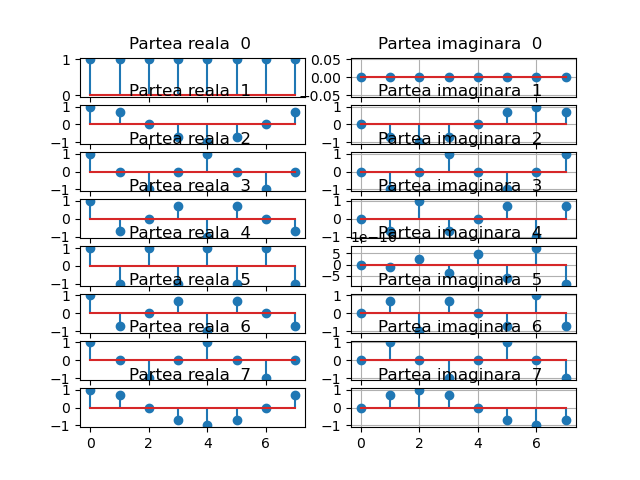

Generate this figure with Python:

import numpy as np
import matplotlib.pyplot as plt

N = 8
f = np.zeros((N, N ), dtype=complex)
t = np.linspace(0, 1, 100)
x = np.sin(2*np.pi*100*t)

for k in range(N):
    for n in range(N):
        f[k, n] = np.exp(-2j * np.pi * k * n / N)


for i in range(N):

    plt.subplot(N, 2, 2*i+1)
    plt.stem(f[i].real)
    plt.title(f"Partea reala  {i} ")
    plt.subplot(N, 2, 2 * i + 2)
    plt.stem(f[i].imag)
    plt.title(f"Partea imaginara  {i} ")
   # plt.label()
    plt.grid(True)

plt.show()


# X=f*x
ftf = np.dot(f, f.conj().T)
In = np.eye(N)
mat = np.linalg.norm(np.abs(ftf) - N*In)

if mat <= 10**(-10):
    print("Matricea Fourier este unitara")
else:
    print("Matricea Fourier nu este unitara")
